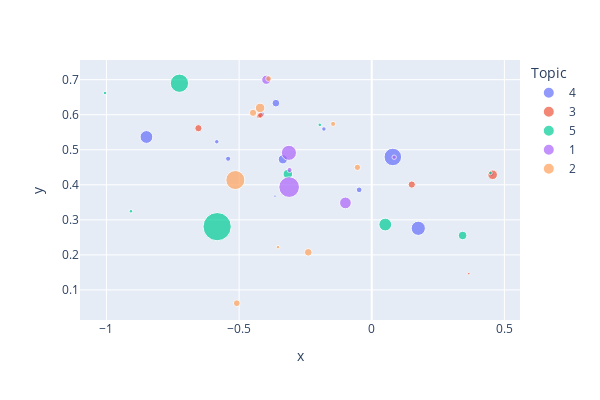

Notebook code cell kept with this figure:
### Code cell
fig = px.scatter(df_topic, x="x", y="y", color="Topic", hover_data=["label"], size="Citations")
fig.update_layout(
    height=400,
    width=600
)

### Figure 1 — Plotly figure (JSON) as saved in the notebook; plotly's stock layout.template omitted (floating-point values rounded to 4 significant figures)
{"data": [{"customdata": [["leal m.s. (2022)"], ["guitert m. (2021)"], ["lópez l.m.g. (2020)"], ["fernández-martín f.-d. (2020)"], ["tahirsylaj a. (2019)"], ["meroño l. (2019)"], ["buscà donet f. (2017)"], ["lleixà t. (2016)"], ["cubero l.n. (2013)"], ["valle j. (2013)"], ["schleicher a. (2007)"], ["moon y.-l. (2007)"], ["thompson t. (2001)"]], "hovertemplate": "Topic=4<br>x=%{x}<br>y=%{y}<br>Citations=%{marker.size}<br>label=%{customdata[0]}<extra></extra>", "legendgroup": "4", "marker": {"color": "#636efa", "size": [1, 4, 3, 4, 9, 3, 5, 13, 3, 25, 47, 31, 4], "sizemode": "area", "sizeref": 0.305, "symbol": "circle"}, "mode": "markers", "name": "4", "orientation": "v", "showlegend": true, "type": "scatter", "x": [-0.3645, -0.5412, -0.5839, -0.4138, -0.3612, -0.1803, -0.0473, -0.3349, -0.393, -0.8491, 0.0795, 0.1754, 0.4516], "xaxis": "x", "y": [0.3677, 0.4744, 0.5229, 0.6014, 0.633, 0.5593, 0.3857, 0.4728, 0.7015, 0.5365, 0.4795, 0.2759, 0.4314], "yaxis": "y"}, {"customdata": [["xiang x. (2022)"], ["ravenscroft a. (2020)"], ["palsa l. (2020)"], ["gordon j. (2015)"], ["soparat s. (2015)"], ["rieckmann m. (2013)"]], "hovertemplate": "Topic=3<br>x=%{x}<br>y=%{y}<br>Citations=%{marker.size}<br>label=%{customdata[0]}<extra></extra>", "legendgroup": "3", "marker": {"color": "#EF553B", "size": [1, 4, 5, 8, 14, 8], "sizemode": "area", "sizeref": 0.305, "symbol": "circle"}, "mode": "markers", "name": "3", "orientation": "v", "showlegend": true, "type": "scatter", "x": [0.366, -0.4248, -0.4194, -0.6532, 0.4557, 0.151], "xaxis": "x", "y": [0.1465, 0.5957, 0.5986, 0.5615, 0.4287, 0.4008], "yaxis": "y"}, {"customdata": [["tahirsylaj a. (2021a)"], ["wilson-daily a.e. (2021)"], ["ortiz-revilla j. (2021)"], ["chang w.-h. (2017)"], ["caena f. (2014)"], ["takayama k. (2013)"], ["leat d. (2012)"], ["halász g. (2011)"], ["hattam r. (1998)"]], "hovertemplate": "Topic=5<br>x=%{x}<br>y=%{y}<br>Citations=%{marker.size}<br>label=%{customdata[0]}<extra></extra>", "legendgroup": "5", "marker": {"color": "#00cc96", "size": [2, 2, 2, 11, 51, 25, 14, 122, 2], "sizemode": "area", "sizeref": 0.305, "symbol": "circle"}, "mode": "markers", "name": "5", "orientation": "v", "showlegend": true, "type": "scatter", "x": [-0.1957, -0.9075, -1.005, 0.3425, -0.7247, 0.0511, -0.3161, -0.5826, 0.4475], "xaxis": "x", "y": [0.5711, 0.3245, 0.662, 0.2554, 0.6899, 0.2866, 0.4308, 0.2806, 0.4338], "yaxis": "y"}, {"customdata": [["clément p. (2021)"], ["tahirsylaj a. (2021b)"], ["olmos rueda p. (2013)"], ["dabrowski m. (2011)"], ["tiana a. (2011)"], ["pepper d. (2011)"]], "hovertemplate": "Topic=1<br>x=%{x}<br>y=%{y}<br>Citations=%{marker.size}<br>label=%{customdata[0]}<extra></extra>", "legendgroup": "1", "marker": {"color": "#ab63fa", "size": [3, 4, 13, 21, 35, 65], "sizemode": "area", "sizeref": 0.305, "symbol": "circle"}, "mode": "markers", "name": "1", "orientation": "v", "showlegend": true, "type": "scatter", "x": [0.0846, -0.3097, -0.3973, -0.0991, -0.3122, -0.3113], "xaxis": "x", "y": [0.4788, 0.4423, 0.6998, 0.3483, 0.4913, 0.3934], "yaxis": "y"}, {"customdata": [["tahirsylaj a. (2020)"], ["garcía-lópez l.m. (2018)"], ["meroño l. (2017)"], ["de-juanas oliva á. (2016)"], ["hernandez-linares r. (2015)"], ["byrne j. (2013a)"], ["downey c. (2013a)"], ["byrne j. (2013b)"], ["hoskins b. (2010)"]], "hovertemplate": "Topic=2<br>x=%{x}<br>y=%{y}<br>Citations=%{marker.size}<br>label=%{customdata[0]}<extra></extra>", "legendgroup": "2", "marker": {"color": "#FFA15A", "size": [9, 8, 6, 14, 7, 2, 4, 5, 55], "sizemode": "area", "sizeref": 0.305, "symbol": "circle"}, "mode": "markers", "name": "2", "orientation": "v", "showlegend": true, "type": "scatter", "x": [-0.2392, -0.4473, -0.0539, -0.4207, -0.5085, -0.3533, -0.1457, -0.3888, -0.5141], "xaxis": "x", "y": [0.2073, 0.6054, 0.4498, 0.6194, 0.0621, 0.222, 0.5738, 0.7031, 0.4136], "yaxis": "y"}], "layout": {"height": 400, "legend": {"itemsizing": "constant", "title": {"text": "Topic"}, "tracegroupgap": 0}, "margin": {"t": 60}, "width": 600, "xaxis": {"anchor": "y", "domain": [0, 1], "title": {"text": "x"}}, "yaxis": {"anchor": "x", "domain": [0, 1], "title": {"text": "y"}}}}
